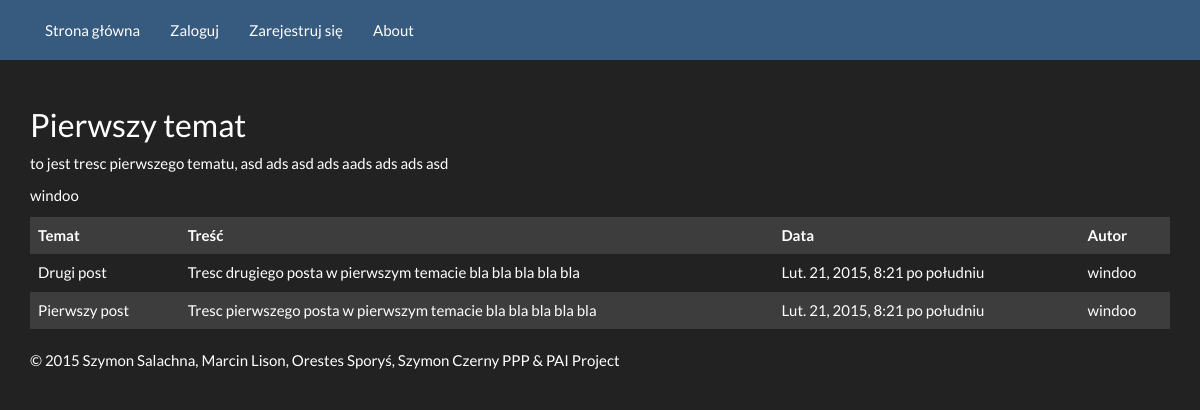
Page /topic/1/ on the earlier database version.
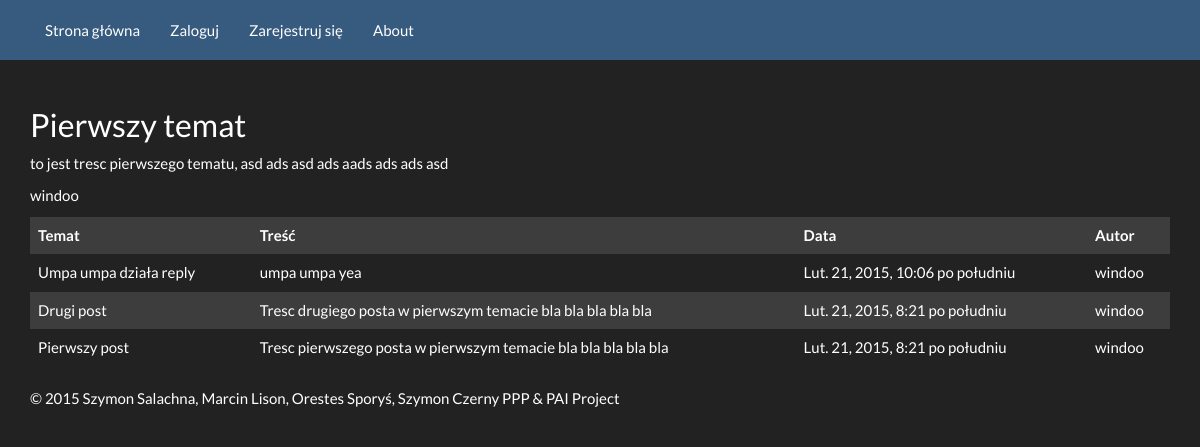
Same page on the later database version.
### Forum/models.py (models this page shows, shortened)
class Post(models.Model):
    title = models.CharField(max_length=256)
    created = models.DateTimeField(auto_now_add=True)
    creator = models.ForeignKey(User, blank=True, null=True)
    updated = models.DateTimeField(auto_now=True)
    topic = models.ForeignKey(Topic)
    body = models.TextField(max_length=10000)
    def short(self):
        return u"%s - %s\n%s" % (self.creator, self.title, self.created.strftime("%b %d, %I:%M %p"))
    short.allow_tags = True

### Forum/views.py (the view)
# urls.py: url(r'^topic/(?P<topic_id>\d+)/$', 'Forum.views.topic'),
def topic(request, topic_id):
    try:
        topics = Topic.objects.get(id=topic_id)
    except ObjectDoesNotExist:
        raise Http404
    posts = Post.objects.all().filter(topic=topic_id).order_by('-created')
    return render(request, 'forum/topic.html', {'topics': topics, 'posts': posts})

### templates/forum/topic.html (shortened to what this page needs)
{% extends 'forum/index.html' %}
{% block content %}
    <br />
<h2>{{ topics.title }}</h2>
<p>{{ topics.description }}</p>
<p>{{ topics.creator.get_username }}</p>
<table class="table table-striped table-hover">
    <tr>
        <th>
            Temat
        </th>
        <th>
            Treść
        </th>
        <th>
            Data
        </th>
        <th>Autor</th>
    </tr>
{% for post in posts %}
    <tr>
        <td>
            {{ post.title }}
        </td>
        <td>
            {{ post.body }}
        </td>
        <td>
            {{ post.created }}
        </td>
        <td>
            {{ post.creator }}
        </td>
    </tr>
{% endfor %}
</table>
{% endblock %}

Differences in the rows shown:
added Post: title "Umpa umpa działa reply", body "umpa umpa yea", created "Lut. 21, 2015, 10:06 po południu", creator "windoo"
